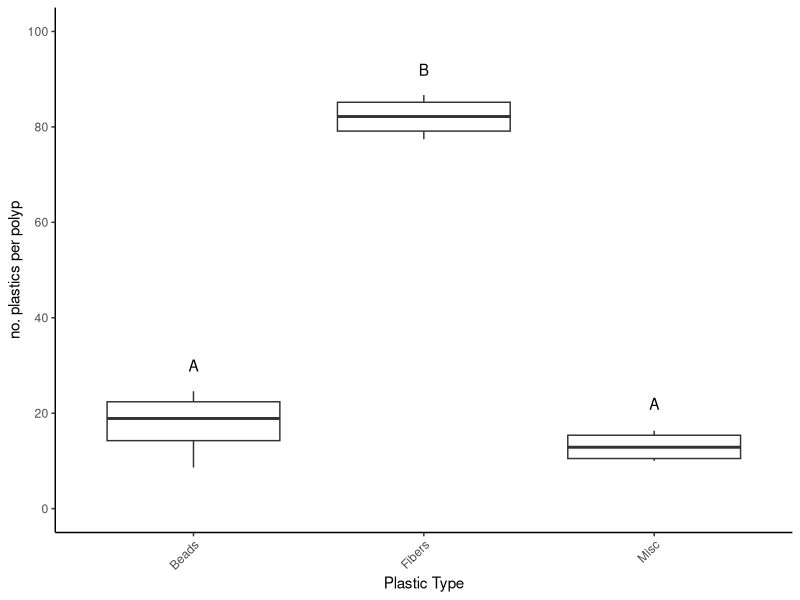
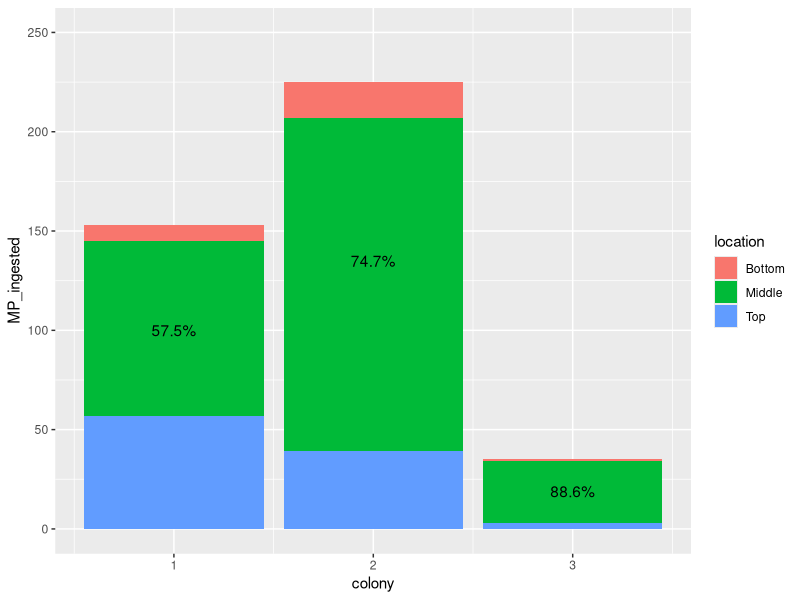
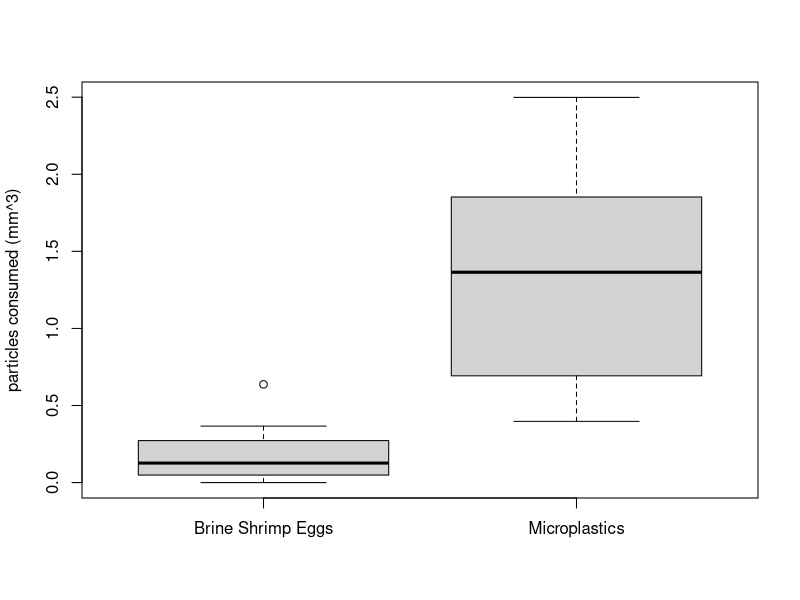
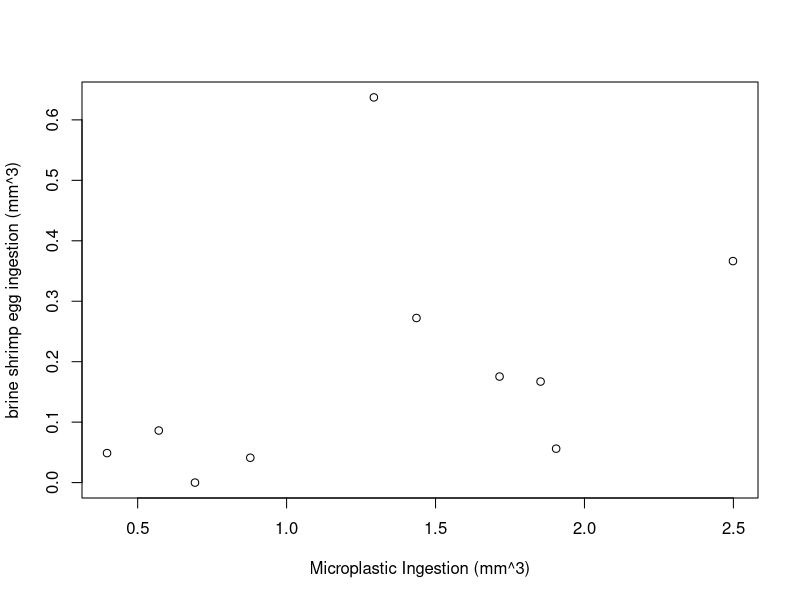

Reproduce these figures in R, in order.
## ---- chunk 1
knitr::opts_chunk$set(echo = TRUE)
## ---- chunk 2
install.packages("readxl")
## ---- chunk 3
library(readxl)
library(readxl)
library(ggplot2)
library(dplyr)
## ---- chunk 4
Figure_1 <- read_excel("individual_project.xlsx", 
    sheet = "GP-Fig.1")
summary(Figure_1)
## ---- chunk 5
ggplot(data=Figure_1,aes(x=MP_type,y=MP_count))+geom_boxplot()+xlab("Plastic Type")+ylab("no. plastics per polyp")+scale_y_continuous(lim=c(0,100),breaks=c(0,20,40,60,80,100))+theme_classic()+annotate("text", x = "Beads", y = 30, label = "A")+annotate("text", x = "Fibers", y = 92, label = "B")+annotate("text", x = "Misc", y = 22, label = "A")+theme(axis.text.x = element_text(angle = 45, hjust = 1))
## ---- chunk 6
Figure_2 <- read_excel("individual_project.xlsx", 
    sheet = "GP-Fig.2")
summary(Figure_2)
names(Figure_2)
## ---- chunk 7
plot_2 <- ggplot(Figure_2, aes(x=colony,y=MP_ingested))
plot_2 + geom_histogram(stat="identity",aes(fill=location))+annotate("text", x = 1, y = 100, label = "57.5%")+annotate("text", x = 2, y = 135, label = "74.7%")+annotate("text", x = 3, y = 19, label = "88.6%")+scale_y_continuous(lim=c(0,250),breaks=c(0,50,100,150,200,250))
## ---- chunk 8
Figure_3 <- read_excel("individual_project.xlsx", 
     sheet = "GP-Fig.3")
summary(Figure_3)
boxplot(Figure_3, ylab="particles consumed (mm^3)")
## ---- chunk 9
Figure_5 <- read_excel("individual_project.xlsx", 
    sheet = "GP-Fig.5")
summary(Figure_5)
plot(Figure_5)
